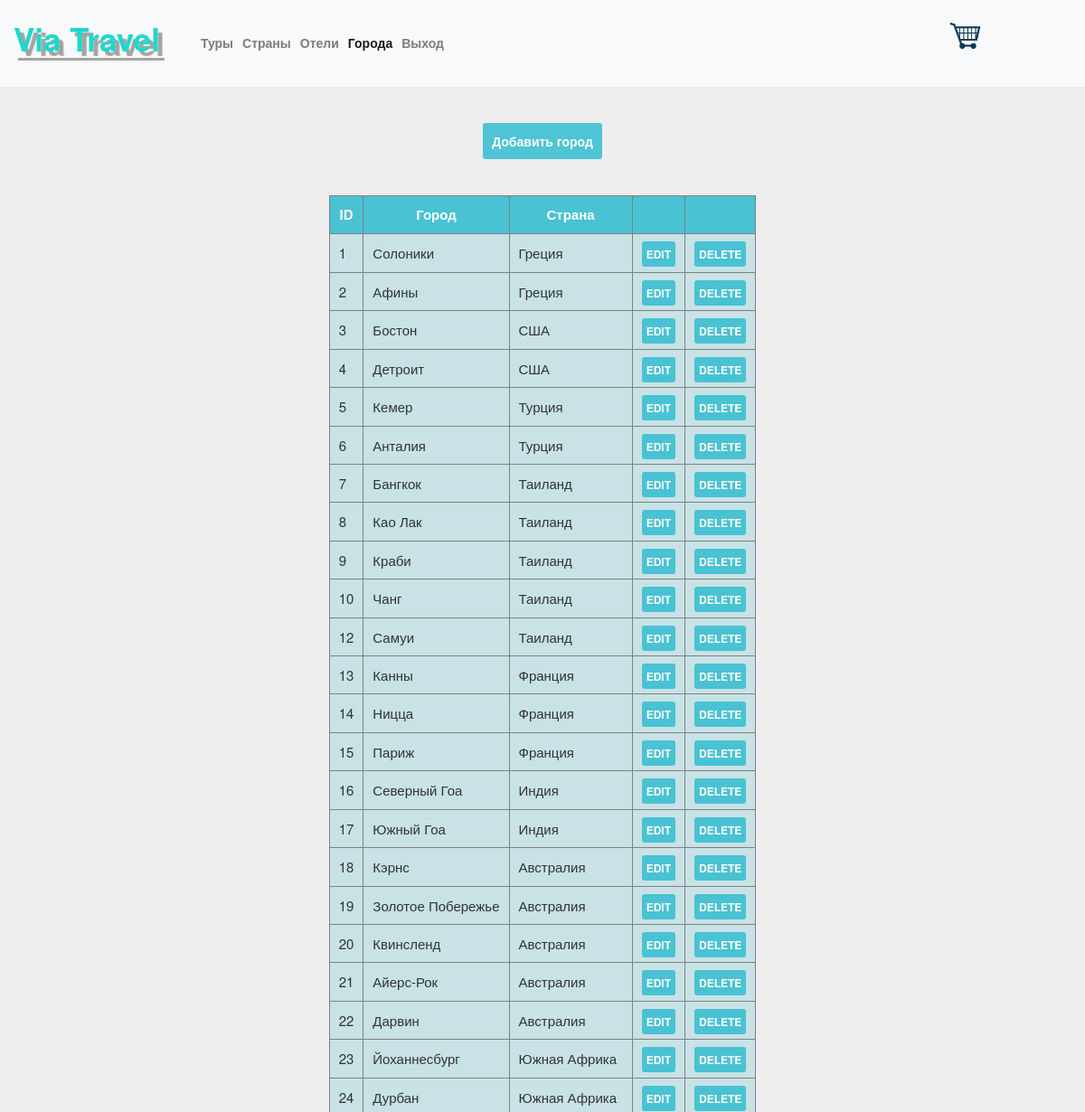
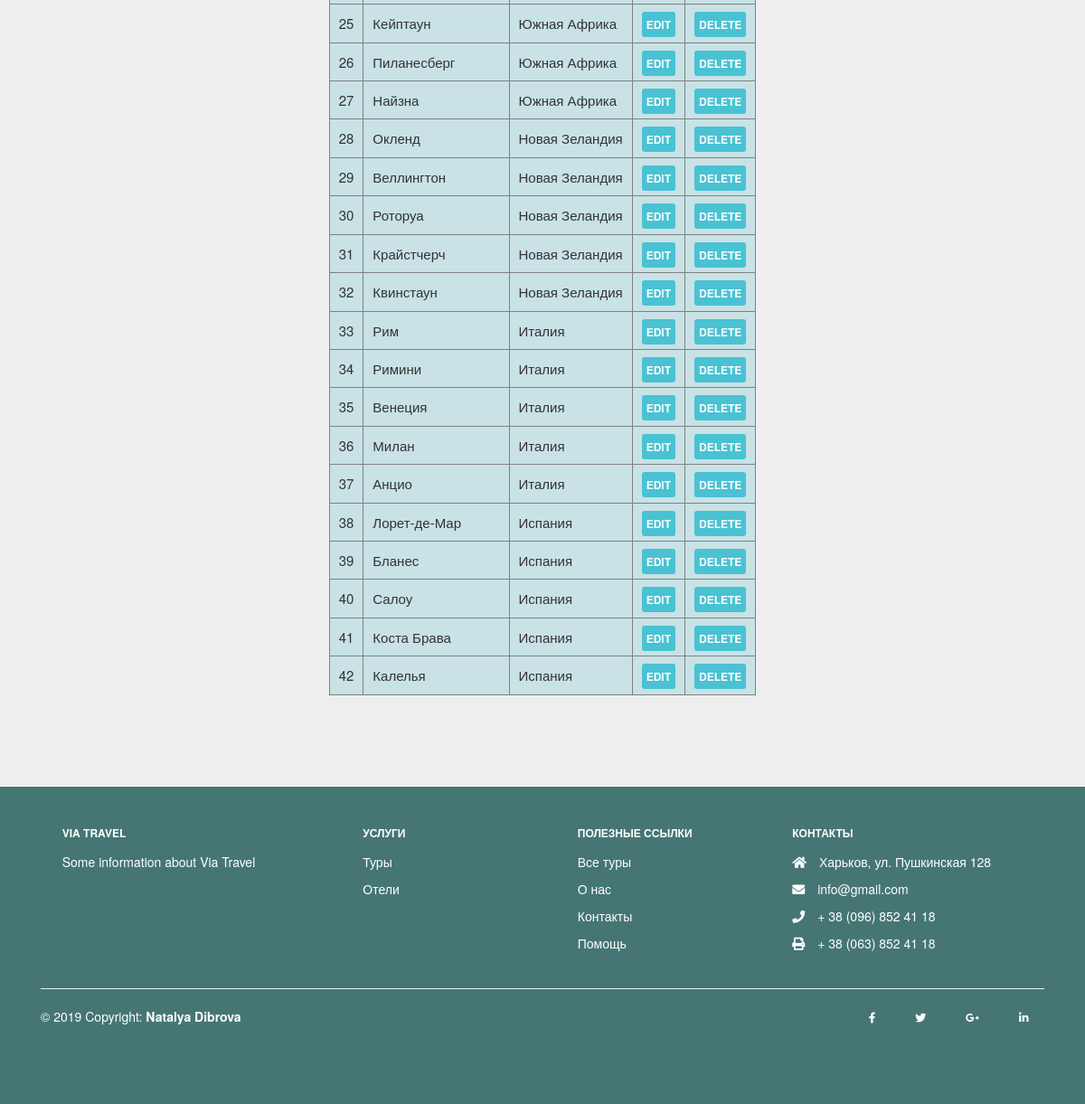
The page /admin/?section=cities&action=index (signed in) on the database its author committed (2 pictures, top to bottom).
### tables this page shows
CREATE TABLE `cities` (
  `id` int(11) NOT NULL,
  `title` text NOT NULL,
  `country_id` int(11) NOT NULL
);

CREATE TABLE `countries` (
  `id` int(11) NOT NULL,
  `title` text NOT NULL,
  `description` text
);

### admin/lib/controllers/Controller.php (called while the page is built, shortened)
<?php
class Controller{
    public function __construct($db, $logger)
    {
        $this->db = $db;
    }
}

### admin/lib/controllers/CityController.php (the view, shortened to what this page needs)
<?php
class CityController extends Controller {
    public function citiesList()
    {
        $sql = "SELECT * FROM cities";
        echo "<table border='1'>";
        echo "<tr><th>ID</th><th>Город</th><th>Страна</th><th>&nbsp;</th><th>&nbsp;</th></tr>";
        foreach ($this->db->query($sql) as $cities) {
            $sql = "SELECT * FROM countries WHERE id = '{$cities['country_id']}'";
            $country = $this->db->query($sql)->fetch();
            echo "<tr>";
            echo "<td>{$cities["id"]}</td>";
            echo "<td>{$cities["title"]}</td>";
            echo "<td>{$country["title"]}</td>";
            echo "<td><a href='?section=cities&action=editform&id={$cities['id']}'>EDIT</a></td>";
            echo "<td><a href='?section=cities&action=delete&id={$cities['id']}'>DELETE</a></td>";
            echo "</tr>";
        }
        echo "</table>";
    }
}
?>

### admin/css/style.css (style rules this page uses)
* { margin: 0; padding: 0; }
body { background-color: #eee; }
table { margin: 50px auto; background-color: rgba(191, 224, 229, 0.79); width: auto; }
td, th { text-align: justify; padding: 10px; font-size: 15px; }
th { background-color: rgba(49, 189, 208, 0.84); color: #fff; text-align: center; }
td a { padding: 5px; border-radius: 3px; color: #fff; font-weight: 600; font-size: 12px; background-color: rgba(49, 189, 208, 0.84); }

### rows shown on the page
cities: id "1", title "Солоники", country.title "Греция"
cities: id "2", title "Афины", country.title "Греция"
cities: id "3", title "Бостон", country.title "США"
cities: id "4", title "Детроит", country.title "США"
cities: id "5", title "Кемер", country.title "Турция"
cities: id "6", title "Анталия", country.title "Турция"
cities: id "7", title "Бангкок", country.title "Таиланд"
cities: id "8", title "Као Лак", country.title "Таиланд"
cities: id "9", title "Краби", country.title "Таиланд"
cities: id "10", title "Чанг", country.title "Таиланд"
cities: id "12", title "Самуи", country.title "Таиланд"
cities: id "13", title "Канны", country.title "Франция"
cities: id "14", title "Ницца", country.title "Франция"
cities: id "15", title "Париж", country.title "Франция"
cities: id "16", title "Северный Гоа", country.title "Индия"
cities: id "17", title "Южный Гоа", country.title "Индия"
cities: id "18", title "Кэрнс", country.title "Австралия"
cities: id "19", title "Золотое Побережье", country.title "Австралия"
cities: id "20", title "Квинсленд", country.title "Австралия"
cities: id "21", title "Айерс-Рок", country.title "Австралия"
cities: id "22", title "Дарвин", country.title "Австралия"
cities: id "23", title "Йоханнесбург", country.title "Южная Африка"
cities: id "24", title "Дурбан", country.title "Южная Африка"
cities: id "25", title "Кейптаун", country.title "Южная Африка"
cities: id "26", title "Пиланесберг", country.title "Южная Африка"
cities: id "27", title "Найзна", country.title "Южная Африка"
cities: id "28", title "Окленд", country.title "Новая Зеландия"
cities: id "29", title "Веллингтон", country.title "Новая Зеландия"
cities: id "30", title "Роторуа", country.title "Новая Зеландия"
cities: id "31", title "Крайстчерч", country.title "Новая Зеландия"
cities: id "32", title "Квинстаун", country.title "Новая Зеландия"
cities: id "33", title "Рим", country.title "Италия"
cities: id "34", title "Римини", country.title "Италия"
cities: id "35", title "Венеция", country.title "Италия"
cities: id "36", title "Милан", country.title "Италия"
cities: id "37", title "Анцио", country.title "Италия"
cities: id "38", title "Лорет-де-Мар", country.title "Испания"
cities: id "39", title "Бланес", country.title "Испания"
cities: id "40", title "Салоу", country.title "Испания"
cities: id "41", title "Коста Брава", country.title "Испания"
cities: id "42", title "Калелья", country.title "Испания"

### other values the page prints
$k "Туры"
$k "Страны"
$k "Отели"
$k "Города"
$k "Выход"
